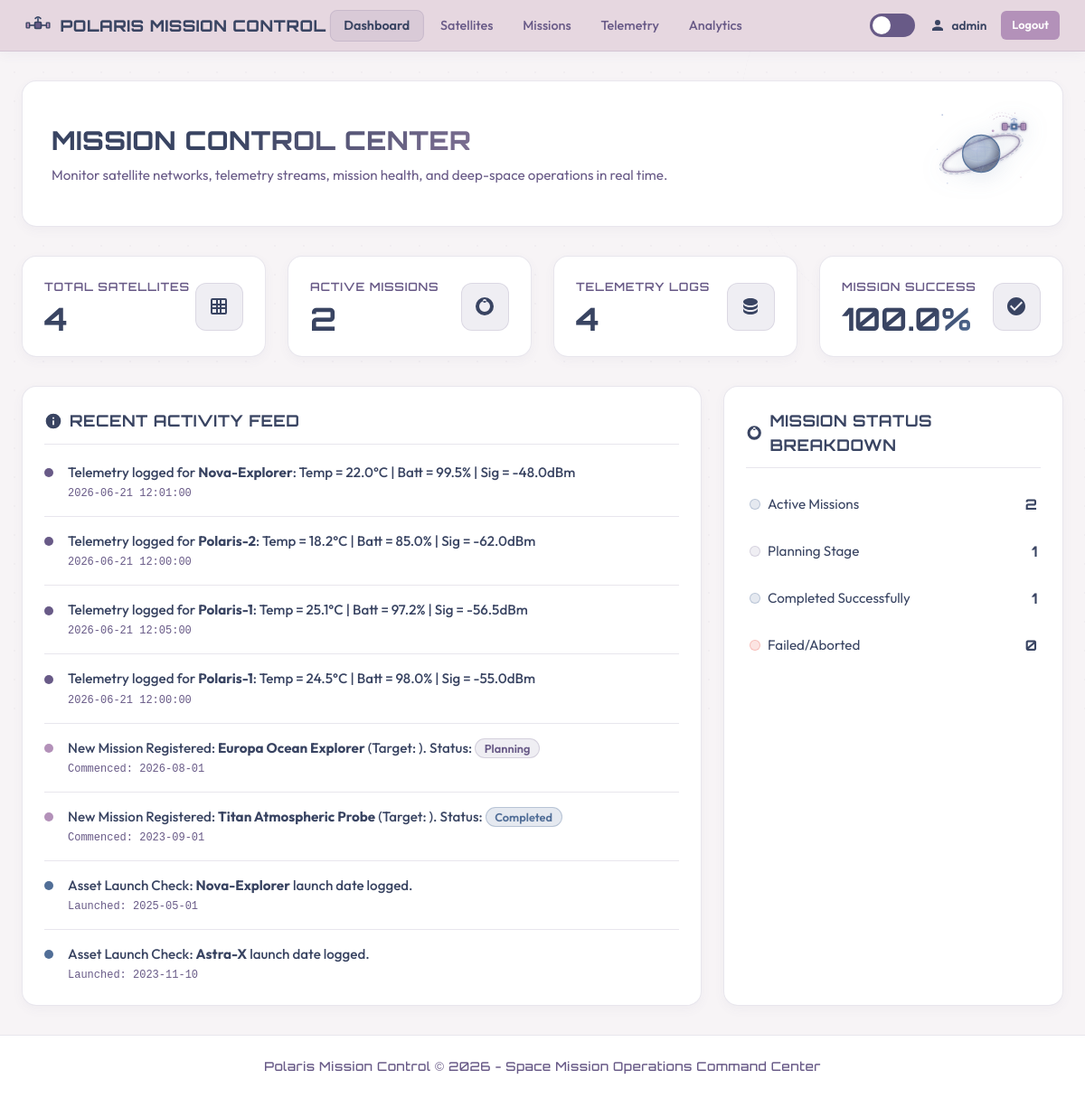
The app's page /dashboard (signed in) with its own data.
### tables this page shows
CREATE TABLE telemetry (
    id INTEGER PRIMARY KEY AUTOINCREMENT,
    satellite_id INTEGER NOT NULL,
    temperature REAL NOT NULL,
    battery_level REAL NOT NULL,
    signal_strength REAL NOT NULL,
    timestamp TEXT NOT NULL,
    FOREIGN KEY (satellite_id) REFERENCES satellites(id) ON DELETE CASCADE
);

CREATE TABLE satellites (
    id INTEGER PRIMARY KEY AUTOINCREMENT,
    name TEXT NOT NULL,
    launch_date TEXT NOT NULL,
    orbit_type TEXT NOT NULL,
    status TEXT CHECK( status IN ('Active', 'Inactive') ) NOT NULL
);

CREATE TABLE missions (
    id INTEGER PRIMARY KEY AUTOINCREMENT,
    name TEXT NOT NULL,
    target TEXT NOT NULL,
    start_date TEXT NOT NULL,
    status TEXT CHECK( status IN ('Planning', 'Active', 'Completed', 'Failed') ) NOT NULL
);

### app.py (the view)
@app.route('/dashboard')
@login_required
def dashboard():
    log_event("Accessed dashboard", 'info', {'event_type': 'dashboard_access'})
    db = get_db()
    total_satellites = db.execute('SELECT COUNT(*) FROM satellites').fetchone()[0]
    active_missions = db.execute("SELECT COUNT(*) FROM missions WHERE status = 'Active'").fetchone()[0]
    total_telemetry = db.execute('SELECT COUNT(*) FROM telemetry').fetchone()[0]
    completed_missions = db.execute("SELECT COUNT(*) FROM missions WHERE status = 'Completed'").fetchone()[0]
    failed_missions = db.execute("SELECT COUNT(*) FROM missions WHERE status = 'Failed'").fetchone()[0]
    total_finished = completed_missions + failed_missions
    if total_finished > 0:
        success_rate = round((completed_missions / total_finished) * 100, 1)
    else:
        success_rate = 100.0
    recent_satellites = db.execute('SELECT name, launch_date FROM satellites ORDER BY id DESC LIMIT 2').fetchall()
    recent_missions = db.execute('SELECT name, start_date, status FROM missions ORDER BY id DESC LIMIT 2').fetchall()
    recent_telemetry = db.execute('''
        SELECT s.name as sat_name, t.temperature, t.battery_level, t.signal_strength, t.timestamp
        FROM telemetry t
        JOIN satellites s ON t.satellite_id = s.id
        ORDER BY t.id DESC LIMIT 4
    ''').fetchall()
    mission_status_counts = db.execute('SELECT status, COUNT(*) as count FROM missions GROUP BY status').fetchall()
    mission_status = {row['status']: row['count'] for row in mission_status_counts}
    for status in ['Planning', 'Active', 'Completed', 'Failed']:
        if status not in mission_status:
            mission_status[status] = 0
    db.close()
    return render_template('dashboard.html',
                           total_satellites=total_satellites,
                           active_missions=active_missions,
                           total_telemetry=total_telemetry,
                           success_rate=success_rate,
                           recent_satellites=recent_satellites,
                           recent_missions=recent_missions,
                           recent_telemetry=recent_telemetry,
                           mission_status=mission_status)

### app.py (called while the page is built)
def log_event(message, level='info', extra=None):
    if extra is None:
        extra = {}
    extra_fields = {
        'username': session.get('username', 'anonymous'),
        'ip_address': request.remote_addr if request else '127.0.0.1',
        'url': request.path if request else 'startup'
    }
    extra_fields.update(extra)
    log_func = getattr(logger, level.lower(), logger.info)
    log_func(message, extra={'extra_fields': extra_fields})

def get_db():
    db = sqlite3.connect(DATABASE)
    db.row_factory = sqlite3.Row
    return db

def login_required(f):
    @wraps(f)
    def decorated_function(*args, **kwargs):
        if 'username' not in session:
            return redirect(url_for('login'))
        return f(*args, **kwargs)
    return decorated_function

    def emit(self, record):
        try:
            log_entry = {
                "timestamp": self.formatter.formatTime(record, "%Y-%m-%dT%H:%M:%S") + ".000Z",
                "level": record.levelname,
                "message": record.getMessage(),
                "logger": record.name,
                "file": record.filename,
                "line": record.lineno
            }
            if hasattr(record, 'extra_fields'):
                log_entry.update(record.extra_fields)
            payload = (json.dumps(log_entry) + "\n").encode('utf-8')
            sock = socket.socket(socket.AF_INET, socket.SOCK_DGRAM)
            sock.sendto(payload, (self.host, self.port))
            sock.close()
        except Exception:
            pass

### templates/dashboard.html (shortened to what this page needs)
<!DOCTYPE html>
<html lang="en">
<head>
  <link rel="stylesheet" href="{{ url_for('static', filename='css/style.css') }}">
</head>
<body>
  <header>
    <div class="navbar">
      <a href="{{ url_for('dashboard') }}" class="nav-brand">
        <span>Polaris Mission Control</span>
      </a>
      <ul class="nav-menu">
        <li><a href="{{ url_for('dashboard') }}" class="nav-link active">Dashboard</a></li>
        <li><a href="{{ url_for('satellites') }}" class="nav-link">Satellites</a></li>
        <li><a href="{{ url_for('missions') }}" class="nav-link">Missions</a></li>
        <li><a href="{{ url_for('telemetry') }}" class="nav-link">Telemetry</a></li>
        <li><a href="{{ url_for('analytics') }}" class="nav-link">Analytics</a></li>
      </ul>
      <div class="nav-controls">
        <div class="theme-switch-wrapper">
          <label class="theme-switch" for="theme-toggle">
            <span class="slider"></span>
          </label>
        </div>
        <span class="nav-user">
          <svg style="width:18px;height:18px;fill:currentColor" viewBox="0 0 24 24">
            <path d="M12,4A4,4 0 0,1 16,8A4,4 0 0,1 12,12A4,4 0 0,1 8,8A4,4 0 0,1 12,4M12,14C16.42,14 20,15.79 20,18V20H4V18C4,15.79 7.58,14 12,14Z"/>
          </svg>
          {{ session['username'] }}
        </span>
        <a href="{{ url_for('logout') }}" class="btn btn-secondary btn-sm">Logout</a>
      </div>
    </div>
  </header>
  <main class="container">
    <div class="page-header">
      <div class="page-title">
        <h1>Mission Control Center</h1>
        <p>Monitor satellite networks, telemetry streams, mission health, and deep-space operations in real time.</p>
      </div>
      <div class="header-illustration">
      </div>
    </div>
    <div class="kpi-grid">
      <div class="card kpi-card">
        <div class="kpi-info">
          <h3>Total Satellites</h3>
          <div class="number">{{ total_satellites }}</div>
        </div>
        <div class="kpi-icon">
          <svg viewBox="0 0 24 24">
            <path d="M5,3H19A2,2 0 0,1 21,5V19A2,2 0 0,1 19,21H5A2,2 0 0,1 3,19V5A2,2 0 0,1 5,3M5,5V9H9V5H5M11,5V9H13V5H11M15,5V9H19V5H15M5,11V13H9V11H5M11,11V13H13V11H11M15,11V13H19V11H15M5,15V19H9V15H5M11,15V19H13V15H11M15,15V19H19V15H15Z"/>
          </svg>
        </div>
      </div>
      <div class="card kpi-card">
        <div class="kpi-info">
          <h3>Active Missions</h3>
          <div class="number">{{ active_missions }}</div>
        </div>
        <div class="kpi-icon">
          <svg viewBox="0 0 24 24">
            <path d="M12,2A10,10 0 0,0 2,12A10,10 0 0,0 12,22A10,10 0 0,0 22,12A10,10 0 0,0 12,2M12,4A2,2 0 0,1 14,6A2,2 0 0,1 12,8A2,2 0 0,1 10,6A2,2 0 0,1 12,4M12,18A6,6 0 0,1 6,12A6,6 0 0,1 12,6A6,6 0 0,1 18,12A6,6 0 0,1 12,18Z"/>
          </svg>
        </div>
      </div>
      <div class="card kpi-card">
        <div class="kpi-info">
          <h3>Telemetry Logs</h3>
          <div class="number">{{ total_telemetry }}</div>
        </div>
        <div class="kpi-icon">
        </div>
      </div>
      <div class="card kpi-card">
        <div class="kpi-info">
          <h3>Mission Success</h3>
          <div class="number">{{ success_rate }}%</div>
        </div>
        <div class="kpi-icon">
          <svg viewBox="0 0 24 24">
            <path d="M12 2C6.5 2 2 6.5 2 12S6.5 22 12 22 22 17.5 22 12 17.5 2 12 2M10 17L5 12L6.41 10.59L10 14.17L17.59 6.58L19 8L10 17Z"/>
          </svg>
        </div>
      </div>
    </div>
    <div class="dashboard-details">
      <div class="card">
        <div class="card-title">
          <svg viewBox="0 0 24 24">
            <path d="M13,9H11V7H13M13,17H11V11H13M12,2A10,10 0 0,0 2,12A10,10 0 0,0 12,22A10,10 0 0,0 22,12A10,10 0 0,0 12,2Z"/>
          </svg>
          Recent Activity Feed
        </div>
        <div class="activity-list">
          {% for telemetry in recent_telemetry %}
            <div class="activity-item">
              <div class="activity-badge telemetry"></div>
              <div class="activity-content">
                <p>Telemetry logged for <strong>{{ telemetry.sat_name }}</strong>: Temp = {{ telemetry.temperature }}°C | Batt = {{ telemetry.battery_level }}% | Sig = {{ telemetry.signal_strength }}dBm</p>
                <div class="activity-time">{{ telemetry.timestamp }}</div>
              </div>
            </div>
          {% endfor %}
          {% for mission in recent_missions %}
            <div class="activity-item">
              <div class="activity-badge mission"></div>
              <div class="activity-content">
                <p>New Mission Registered: <strong>{{ mission.name }}</strong> (Target: {{ mission.target }}). Status: <span class="status-badge {{ mission.status.lower() }}">{{ mission.status }}</span></p>
                <div class="activity-time">Commenced: {{ mission.start_date }}</div>
              </div>
            </div>
          {% endfor %}
          {% for satellite in recent_satellites %}
            <div class="activity-item">
              <div class="activity-badge satellite"></div>
              <div class="activity-content">
                <p>Asset Launch Check: <strong>{{ satellite.name }}</strong> launch date logged.</p>
                <div class="activity-time">Launched: {{ satellite.launch_date }}</div>
              </div>
            </div>
          {% endfor %}
        </div>
      </div>
      <div class="card">
        <div class="card-title">
          <svg viewBox="0 0 24 24">
            <path d="M12,2A10,10 0 0,0 2,12A10,10 0 0,0 12,22A10,10 0 0,0 22,12A10,10 0 0,0 12,2M12,4A2,2 0 0,1 14,6A2,2 0 0,1 12,8A2,2 0 0,1 10,6A2,2 0 0,1 12,4M12,18A6,6 0 0,1 6,12A6,6 0 0,1 12,6A6,6 0 0,1 18,12A6,6 0 0,1 12,18Z"/>
          </svg>
          Mission Status Breakdown
        </div>
        <div class="mission-summary-list">
          <div class="summary-row">
            <span class="summary-label">
              <span class="status-badge active" style="width: 12px; height: 12px; border-radius: 50%; padding: 0;"></span>
              Active Missions
            </span>
            <span class="summary-count">{{ mission_status['Active'] }}</span>
          </div>
          <div class="summary-row">
            <span class="summary-label">
              <span class="status-badge planning" style="width: 12px; height: 12px; border-radius: 50%; padding: 0;"></span>
              Planning Stage
            </span>
            <span class="summary-count">{{ mission_status['Planning'] }}</span>
          </div>
          <div class="summary-row">
            <span class="summary-label">
              <span class="status-badge completed" style="width: 12px; height: 12px; border-radius: 50%; padding: 0;"></span>
              Completed Successfully
            </span>
            <span class="summary-count">{{ mission_status['Completed'] }}</span>
          </div>
          <div class="summary-row">
            <span class="summary-label">
              <span class="status-badge failed" style="width: 12px; height: 12px; border-radius: 50%; padding: 0;"></span>
              Failed/Aborted
            </span>
            <span class="summary-count">{{ mission_status['Failed'] }}</span>
          </div>
        </div>
      </div>
    </div>
  </main>
  <footer>
    <p>Polaris Mission Control &copy; 2026 - Space Mission Operations Command Center</p>
  </footer>
</body>
</html>

### records on screen
telemetry: sat_name "Nova-Explorer", temperature "22.0", battery_level "99.5", signal_strength "-48.0", timestamp "2026-06-21 12:01:00"
telemetry: sat_name "Polaris-2", temperature "18.2", battery_level "85.0", signal_strength "-62.0", timestamp "2026-06-21 12:00:00"
telemetry: sat_name "Polaris-1", temperature "25.1", battery_level "97.2", signal_strength "-56.5", timestamp "2026-06-21 12:05:00"
telemetry: sat_name "Polaris-1", temperature "24.5", battery_level "98.0", signal_strength "-55.0", timestamp "2026-06-21 12:00:00"
missions: name "Europa Ocean Explorer", status "Planning", start_date "2026-08-01"
missions: name "Titan Atmospheric Probe", status "Completed", start_date "2023-09-01"
satellites: name "Nova-Explorer", launch_date "2025-05-01"
satellites: name "Astra-X", launch_date "2023-11-10"

### other values on screen
{{ session['username'] }} "admin"
{{ total_satellites }} "4"
{{ active_missions }} "2"
{{ total_telemetry }} "4"
{{ success_rate }} "100.0"
{{ mission_status['Active'] }} "2"
{{ mission_status['Planning'] }} "1"
{{ mission_status['Completed'] }} "1"
{{ mission_status['Failed'] }} "0"
